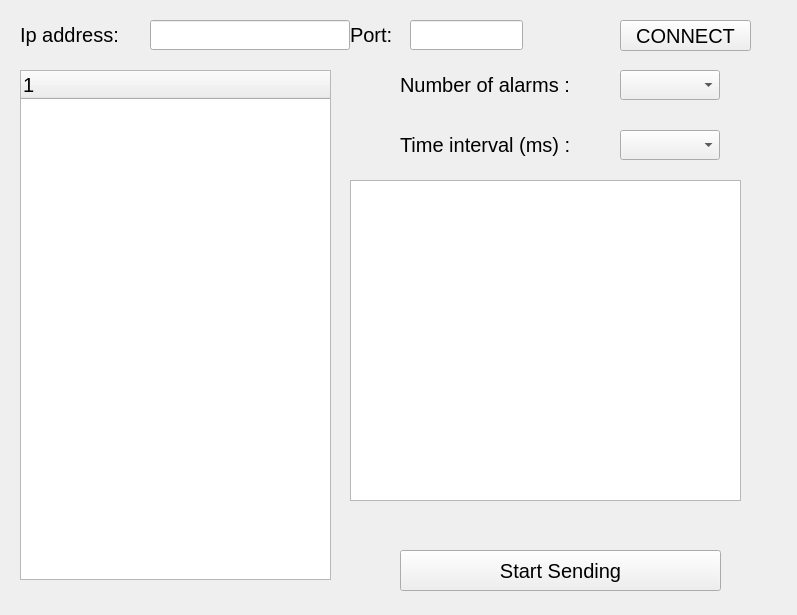
<?xml version="1.0" encoding="UTF-8"?>
<ui version="4.0">
 <class>MainWindow</class>
 <widget class="QMainWindow" name="MainWindow">
  <property name="geometry">
   <rect>
    <x>0</x>
    <y>0</y>
    <width>797</width>
    <height>615</height>
   </rect>
  </property>
  <property name="windowTitle">
   <string>Simulator for Alarm</string>
  </property>
  <widget class="QWidget" name="centralwidget">
   <widget class="QPushButton" name="pushButton">
    <property name="geometry">
     <rect>
      <x>620</x>
      <y>20</y>
      <width>131</width>
      <height>31</height>
     </rect>
    </property>
    <property name="font">
     <font>
      <pointsize>15</pointsize>
     </font>
    </property>
    <property name="text">
     <string>CONNECT</string>
    </property>
   </widget>
   <widget class="QPushButton" name="pushButton_2">
    <property name="geometry">
     <rect>
      <x>400</x>
      <y>550</y>
      <width>321</width>
      <height>41</height>
     </rect>
    </property>
    <property name="font">
     <font>
      <pointsize>15</pointsize>
     </font>
    </property>
    <property name="text">
     <string>Start Sending</string>
    </property>
   </widget>
   <widget class="QLineEdit" name="Ipadress">
    <property name="geometry">
     <rect>
      <x>150</x>
      <y>20</y>
      <width>200</width>
      <height>30</height>
     </rect>
    </property>
    <property name="font">
     <font>
      <pointsize>15</pointsize>
     </font>
    </property>
   </widget>
   <widget class="QLineEdit" name="port">
    <property name="geometry">
     <rect>
      <x>410</x>
      <y>20</y>
      <width>113</width>
      <height>30</height>
     </rect>
    </property>
    <property name="font">
     <font>
      <pointsize>15</pointsize>
     </font>
    </property>
   </widget>
   <widget class="QLabel" name="label">
    <property name="geometry">
     <rect>
      <x>20</x>
      <y>20</y>
      <width>131</width>
      <height>30</height>
     </rect>
    </property>
    <property name="font">
     <font>
      <pointsize>15</pointsize>
     </font>
    </property>
    <property name="text">
     <string>Ip address:</string>
    </property>
   </widget>
   <widget class="QLabel" name="label_2">
    <property name="geometry">
     <rect>
      <x>350</x>
      <y>20</y>
      <width>45</width>
      <height>30</height>
     </rect>
    </property>
    <property name="font">
     <font>
      <pointsize>15</pointsize>
     </font>
    </property>
    <property name="text">
     <string>Port:</string>
    </property>
   </widget>
   <widget class="QComboBox" name="comboBox">
    <property name="geometry">
     <rect>
      <x>620</x>
      <y>70</y>
      <width>100</width>
      <height>30</height>
     </rect>
    </property>
    <property name="font">
     <font>
      <pointsize>15</pointsize>
     </font>
    </property>
   </widget>
   <widget class="QLabel" name="label_3">
    <property name="geometry">
     <rect>
      <x>400</x>
      <y>70</y>
      <width>211</width>
      <height>30</height>
     </rect>
    </property>
    <property name="font">
     <font>
      <pointsize>15</pointsize>
     </font>
    </property>
    <property name="text">
     <string>Number of alarms : </string>
    </property>
   </widget>
   <widget class="QLabel" name="message_count">
    <property name="geometry">
     <rect>
      <x>400</x>
      <y>510</y>
      <width>331</width>
      <height>30</height>
     </rect>
    </property>
    <property name="font">
     <font>
      <pointsize>15</pointsize>
     </font>
    </property>
    <property name="text">
     <string/>
    </property>
   </widget>
   <widget class="QTreeWidget" name="treeWidget">
    <property name="geometry">
     <rect>
      <x>20</x>
      <y>70</y>
      <width>311</width>
      <height>510</height>
     </rect>
    </property>
    <property name="font">
     <font>
      <pointsize>15</pointsize>
     </font>
    </property>
    <column>
     <property name="text">
      <string notr="true">1</string>
     </property>
    </column>
   </widget>
   <widget class="QLabel" name="label_4">
    <property name="geometry">
     <rect>
      <x>400</x>
      <y>130</y>
      <width>211</width>
      <height>30</height>
     </rect>
    </property>
    <property name="font">
     <font>
      <pointsize>15</pointsize>
     </font>
    </property>
    <property name="text">
     <string>Time interval (ms) : </string>
    </property>
   </widget>
   <widget class="QComboBox" name="comboBox_2">
    <property name="geometry">
     <rect>
      <x>620</x>
      <y>130</y>
      <width>100</width>
      <height>30</height>
     </rect>
    </property>
    <property name="font">
     <font>
      <pointsize>15</pointsize>
     </font>
    </property>
   </widget>
   <widget class="QTextEdit" name="textEdit">
    <property name="geometry">
     <rect>
      <x>350</x>
      <y>180</y>
      <width>391</width>
      <height>321</height>
     </rect>
    </property>
    <property name="font">
     <font>
      <pointsize>15</pointsize>
     </font>
    </property>
   </widget>
  </widget>
 </widget>
 <resources/>
 <connections/>
</ui>
